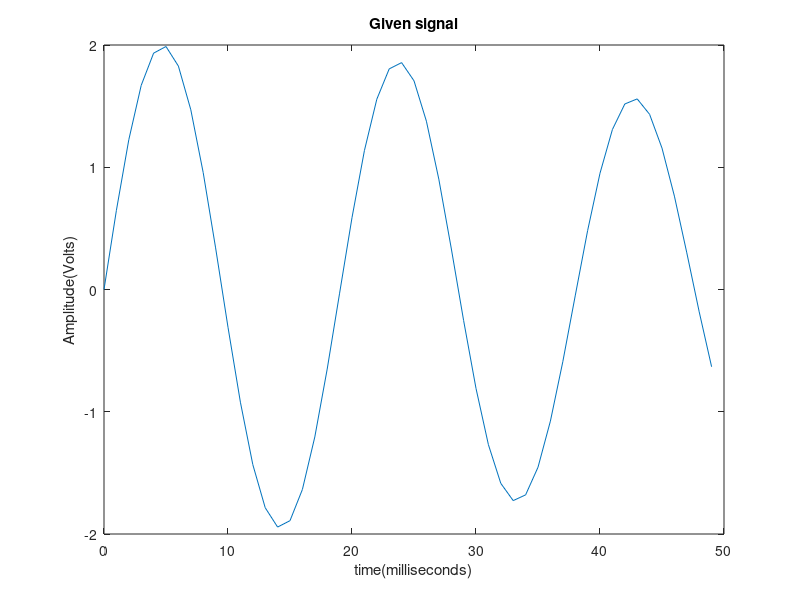
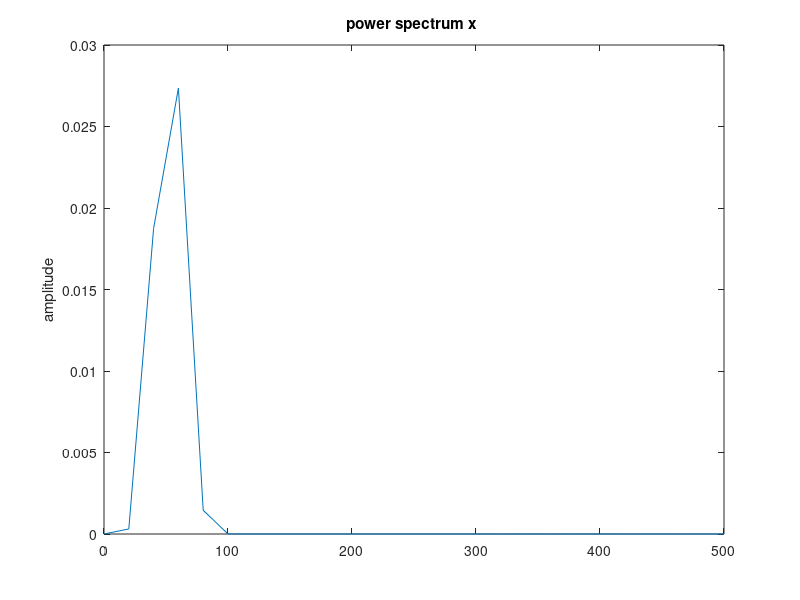
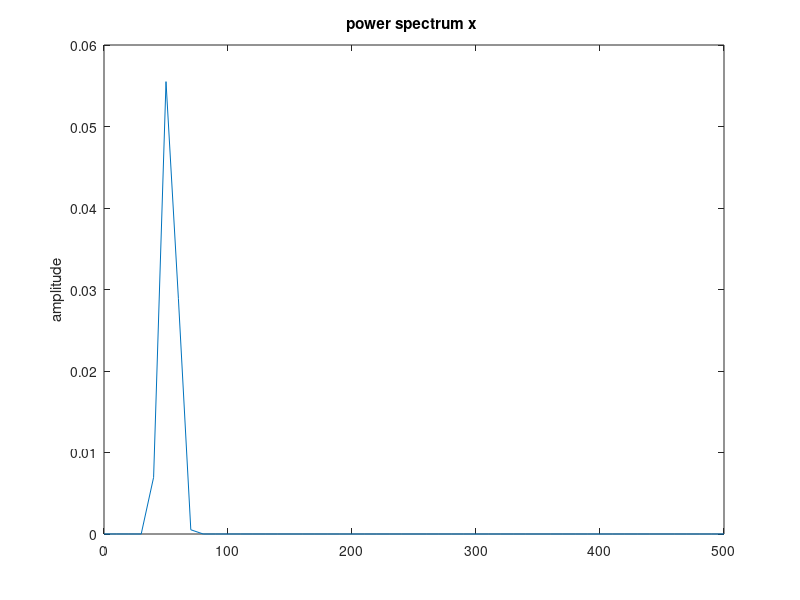
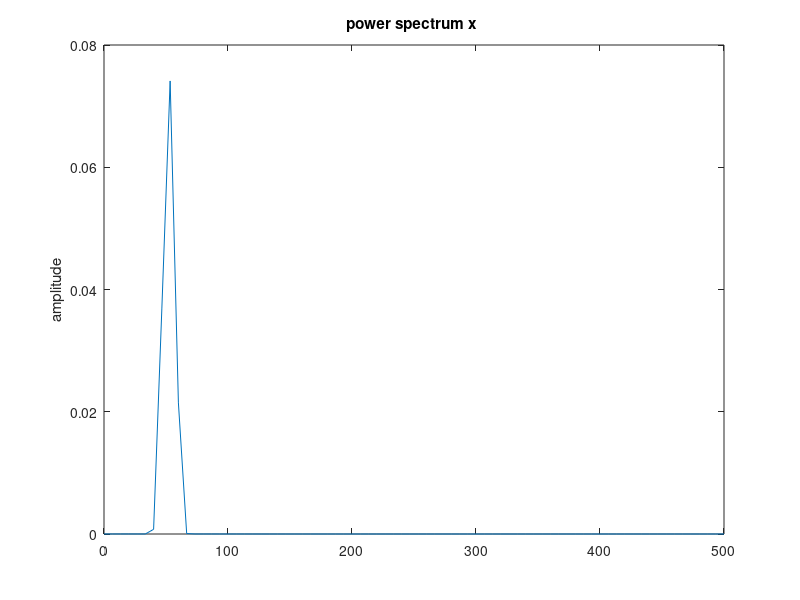

Source code (MATLAB) for these figures, in order:
clc
clear
close all
% Generating a signal
fs=1000;
t=0:1/fs:0.6;
x=sin(2*pi*50*t)+sin(2*pi*55*t);
figure,
plot(fs*t(1:50),x(1:50))
title('Given signal')
xlabel('time(milliseconds)');
ylabel('Amplitude(Volts)');
%% Pwelch method(default window is Hamming window)
for len=50:50:600
figure;pwelch(x,len,[],len,fs);
end